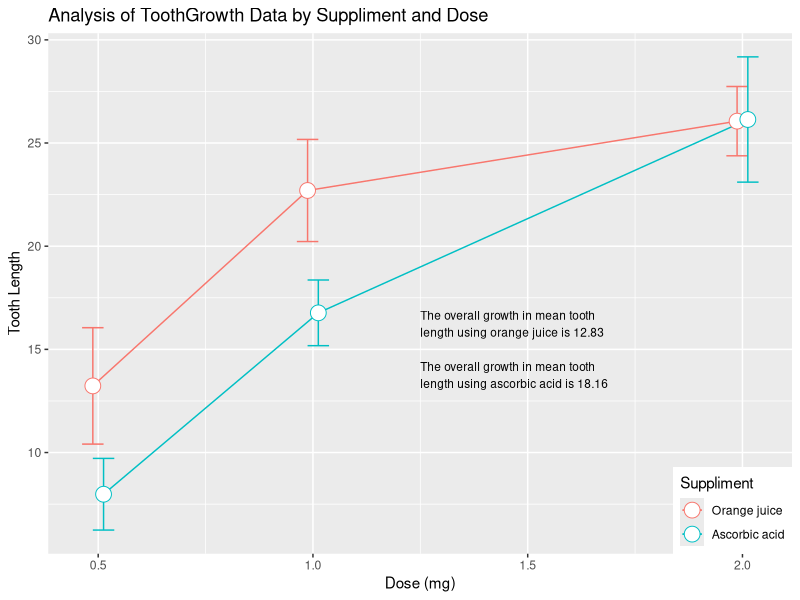

R code for this plot:
## ---- chunk 1
library(dplyr)      # Data manipulation (filter, mutate, group_by, etc.)
library(ggplot2)    # Plotting (qplot, ggplot etc.)
library(knitr)      # Dynamic Report Creation
library(datasets)   # R included sample data sets
data(ToothGrowth)   # Load ToothGrowth data set
## ---- chunk 2
str(ToothGrowth)
summary(ToothGrowth)
table(ToothGrowth$supp)
table(ToothGrowth$dose)
table(ToothGrowth %>% select(supp, dose))
## ---- chunk 3

tgBySuppDose <- ToothGrowth %>%
    group_by(Suppliment = supp, Dose = dose) %>%
    summarize(
        Length = mean(len)
        ,CI = 2 * sd(len) / sqrt(n())
    ) %>%
    arrange(Suppliment, Dose, desc(Length))

kable(tgBySuppDose
      ,format = "markdown"
      ,caption = "ToothGrowth by Suppliment and Dose"
)
## ---- chunk 4
pd <- position_dodge(0.05)
plot1 <- ggplot(
    tgBySuppDose
    ,aes(
        x = Dose
        ,y = Length
        ,ymax = max(Length)
        ,color = Suppliment
    )

) + geom_errorbar(
    aes(
        ymin = Length - CI
        ,ymax = Length + CI

    )
    ,width = .1
    ,position = pd
) + geom_line(
    position = pd
) + geom_point(
    position = pd
    , size = 5
    , shape=21
    , fill = "white"
) + labs(
    title = "Analysis of ToothGrowth Data by Suppliment and Dose"
    ,x = "Dose (mg)"
    ,y = "Tooth Length"
) + scale_colour_hue(
    breaks=c("OJ", "VC")
    ,labels=c("Orange juice", "Ascorbic acid")
) + theme(
    legend.justification=c(1,0)
    ,legend.position=c(1,0)
) + annotate(
    "text"
    ,x = 1.25
    ,y = 15
    ,label = 
        paste(
            "The overall growth in mean tooth\nlength using orange juice is"
            ,diff(range((tgBySuppDose %>% filter(Suppliment == "OJ"))$Length))
            ,"\n\nThe overall growth in mean tooth\nlength using ascorbic acid is"
            ,diff(range((tgBySuppDose %>% filter(Suppliment == "VC"))$Length))
        )
    ,size = 3
    ,hjust = 0
)
print(plot1)
